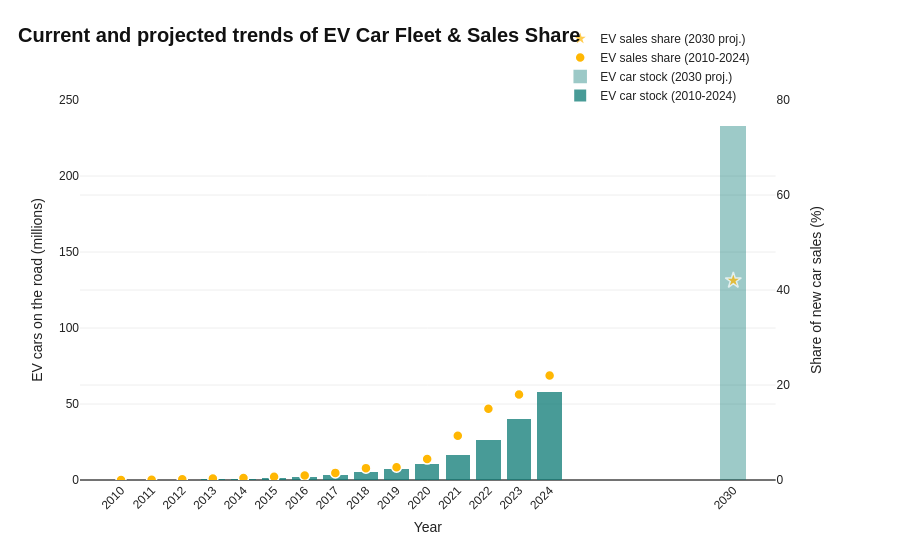

Notebook code cell kept with this figure:
### Code cell
# ---- Global trajectory: stock + sales share ----

# stock series, historical + 2030 projection
stock_series = total_ev_stock_by(df, ["region_country","year","category"]) \
    .query("region_country == 'World'")
stock_hist = stock_series[stock_series["category"]=="Historical"].sort_values("year")
stock_proj = stock_series[stock_series["category"]=="Projection-STEPS"].sort_values("year")

# sales-share series
share = slice_data(df, parameter="EV sales share",
                    region="World", mode="Cars", powertrain="EV")
share_hist = share[share["category"]=="Historical"].sort_values("year")
share_proj = share[share["category"]=="Projection-STEPS"].sort_values("year")

# --- Determine stock y-axis max ---
import math
stock_max = max(
    stock_hist["value"].max()/1e6,
    stock_proj["value"].max()/1e6 if len(stock_proj) else 0
)
stock_y_max = math.ceil(stock_max / 50) * 50  # round up to nearest 50


fig0 = make_subplots(specs=[[{"secondary_y": True}]])
# --- Stock as BAR CHART ---
# Historical bars
fig0.add_trace(go.Bar(
    x=stock_hist["year"], y=stock_hist["value"]/1e6,
    name="EV car stock (2010-2024)",
    marker_color=PALETTE["primary"],
    opacity=0.75,
    hovertemplate="%{y:.1f}M EV cars<extra></extra>",
), secondary_y=False)

# Projected bars (2030)
fig0.add_trace(go.Bar(
    x=stock_proj["year"], y=stock_proj["value"]/1e6,
    name="EV car stock (2030 proj.)",
    marker_color=PALETTE["primary"],
    opacity=0.4,
    marker_line=dict(color=PALETTE["primary"], width=1.5),
    hovertemplate="%{y:.1f}M EV cars (projected)<extra></extra>",
), secondary_y=False)

# --- Sales share as SCATTER PLOT ---
# Historical scatter
fig0.add_trace(go.Scatter(
    x=share_hist["year"], y=share_hist["value"],
    mode="markers", name="EV sales share (2010-2024)",
    marker=dict(color=PALETTE["warning"], size=10, symbol="circle",
                line=dict(color="white", width=1.5)),
    hovertemplate="%{y:.1f}% of new cars<extra></extra>",
), secondary_y=True)

# Projected scatter (2030)
if len(share_proj):
    fig0.add_trace(go.Scatter(
        x=share_proj["year"], y=share_proj["value"],
        mode="markers", name="EV sales share (2030 proj.)",
        marker=dict(color=PALETTE["warning"], size=12, symbol="star",
                    line=dict(color="white", width=1.5), opacity=0.7),
        hovertemplate="%{y:.1f}% of new cars (projected)<extra></extra>",
    ), secondary_y=True)

# --- Y-axes: aligned at 0, independent scales ---
fig0.update_yaxes(
    title_text="EV cars on the road (millions)",
    range=[0, stock_y_max],
    secondary_y=False,
)
fig0.update_yaxes(
    title_text="Share of new car sales (%)",
    range=[0, 80],
    dtick=20,  # 0, 20, 40, 60, 80, 100
    secondary_y=True,
)

# --- X-axis: show every year ---
# --- Collect all years for x-axis ---
all_years = sorted(
    stock_hist["year"].tolist() +
    stock_proj["year"].tolist()
)

fig0.update_xaxes(
    title_text="Year",
    tickmode="array",
    tickvals=all_years,
    tickangle=-45,
)

fig0.update_layout(
    barmode="stack",
    title=dict(x=0.02, y=0.95, xanchor="left", yanchor="top",
               text="<b>Current and projected trends of EV Car Fleet & Sales Share</b>"),
    legend=dict(title=None, orientation="h", x=0.4, y=1.2, xanchor="right", yanchor="top"),
)

fig0.show()

### Figure 1 — Plotly figure (JSON) as saved in the notebook; plotly's stock layout.template omitted (floating-point values rounded to 4 significant figures)
{"data": [{"hovertemplate": "%{y:.1f}M EV cars<extra></extra>", "marker": {"color": "#0B7A75"}, "name": "EV car stock (2010-2024)", "opacity": 0.75, "type": "bar", "x": [2010, 2011, 2012, 2013, 2014, 2015, 2016, 2017, 2018, 2019, 2020, 2021, 2022, 2023, 2024], "xaxis": "x", "y": [0.02043, 0.06753, 0.19, 0.39, 0.7101, 1.251, 2.003, 3.107, 5.111, 7.219, 10.23, 16.34, 26.06, 40.07, 58.07], "yaxis": "y"}, {"hovertemplate": "%{y:.1f}M EV cars (projected)<extra></extra>", "marker": {"color": "#0B7A75", "line": {"color": "#0B7A75", "width": 1.5}}, "name": "EV car stock (2030 proj.)", "opacity": 0.4, "type": "bar", "x": [2030], "xaxis": "x", "y": [232.2], "yaxis": "y"}, {"hovertemplate": "%{y:.1f}% of new cars<extra></extra>", "marker": {"color": "#FFB703", "line": {"color": "white", "width": 1.5}, "size": 10, "symbol": "circle"}, "mode": "markers", "name": "EV sales share (2010-2024)", "type": "scatter", "x": [2010, 2011, 2012, 2013, 2014, 2015, 2016, 2017, 2018, 2019, 2020, 2021, 2022, 2023, 2024], "xaxis": "x", "y": [0.012, 0.073, 0.18, 0.29, 0.44, 0.68, 0.96, 1.5, 2.5, 2.7, 4.4, 9.3, 15.0, 18.0, 22.0], "yaxis": "y2"}, {"hovertemplate": "%{y:.1f}% of new cars (projected)<extra></extra>", "marker": {"color": "#FFB703", "line": {"color": "white", "width": 1.5}, "opacity": 0.7, "size": 12, "symbol": "star"}, "mode": "markers", "name": "EV sales share (2030 proj.)", "type": "scatter", "x": [2030], "xaxis": "x", "y": [42.0], "yaxis": "y2"}], "layout": {"barmode": "stack", "legend": {"orientation": "h", "title": {}, "x": 0.4, "xanchor": "right", "y": 1.2, "yanchor": "top"}, "title": {"text": "<b>Current and projected trends of EV Car Fleet & Sales Share</b>", "x": 0.02, "xanchor": "left", "y": 0.95, "yanchor": "top"}, "xaxis": {"anchor": "y", "domain": [0, 0.94], "tickangle": -45, "tickmode": "array", "tickvals": [2010, 2011, 2012, 2013, 2014, 2015, 2016, 2017, 2018, 2019, 2020, 2021, 2022, 2023, 2024, 2030], "title": {"text": "Year"}}, "yaxis": {"anchor": "x", "domain": [0, 1], "range": [0, 250], "title": {"text": "EV cars on the road (millions)"}}, "yaxis2": {"anchor": "x", "dtick": 20, "overlaying": "y", "range": [0, 80], "side": "right", "title": {"text": "Share of new car sales (%)"}}}}
